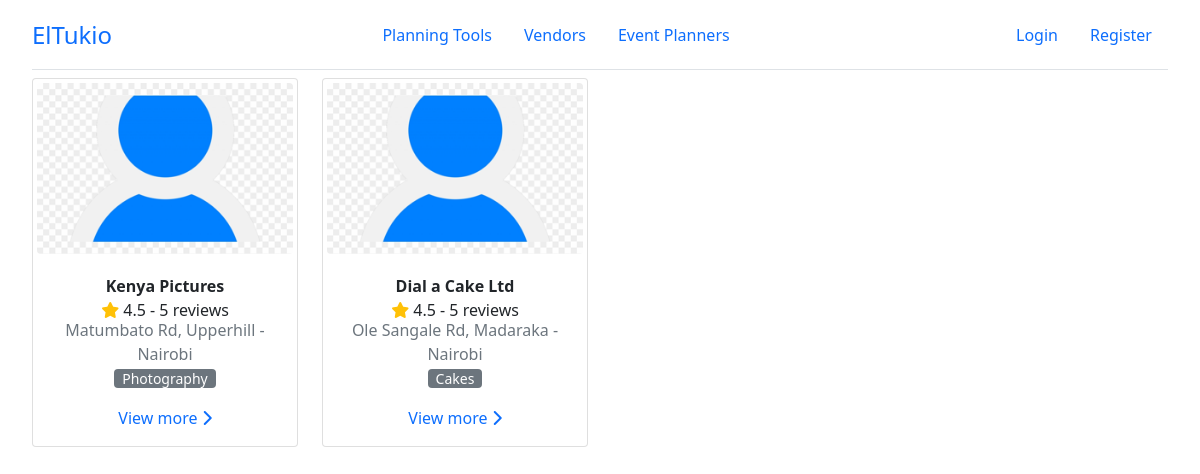
The app's page /vendors/ with its own data.
### el_tukio/models.py (models this page shows, shortened)
class Vendor(models.Model):
    user = models.OneToOneField(User, on_delete=CASCADE, primary_key=True)
    business_name = models.CharField(max_length=100)
    category = models.ForeignKey(VendorCategory, on_delete=SET_NULL, null=True, blank=True, help_text='Select a category for your business.')
    description = models.TextField(max_length=5000, help_text='Brief description of your business')
    services_offered = models.TextField(max_length=5000, help_text='List the particular services your business offers')
    city = models.CharField(max_length=100, help_text='City in which your business is located')
    location = models.CharField(max_length=200, help_text='EG: Ole Sangale Rd, Madaraka')  # street code
    open_hours = models.CharField(max_length=500, default='24/7', help_text='Business service (working) times')
    up_for_business = models.BooleanField(default=True, help_text='Ready to take business at the moment?')

class User(AbstractUser):
    class UserType(models.IntegerChoices):
        ORGANIZER = 0, _('Organizer')
        PLANNER = 1, _('Planner')
        VENDOR = 3, _('Vendor')
        __empty__ = _('(Unkown)')
    user_type = models.SmallIntegerField(blank=True, null=True, choices=UserType.choices)
    phone_number = PhoneNumberField(blank=True, null=True, unique=True)
    profile = models.ImageField(default='default.png', upload_to='profile_pics')
    class Meta:
        ordering = ['last_name', 'first_name']

class VendorCategory(models.Model):
    name = models.CharField( max_length=200, help_text='Select a category (EG: Venues)')

### el_tukio/views/main.py (the view)
# urls.py: path('vendors/', main.vendors, name='vendors'),
def vendors(request):
    context = {'vendors': Vendor.objects.all()}
    return render(request, 'main/vendors.html', context)

### templates/main/vendors.html (shortened to what this page needs)
{% extends 'base.html' %}
{% block body %}
{% include 'components/header.html' %}
<div class="row row-cols-1 row-cols-md-3 row-cols-lg-4">
    {% for vendor in vendors %}
    <div class="col">
        <div class="card h-100">
            <img src="{{ vendor.user.profile.url }}" class="rounded m-1" alt="vendor profile">
            <div class="card-body">
                <div class="fs-6"><strong>{{ vendor.business_name }}</strong></div>
                <div class="rating">
                    <span class="text-warning"><i class="fas fa-star"></i></span>
                    <span class="num">4.5 - 5 reviews</span>
                </div>
                <div class="card-subtitle text-muted">{{ vendor.location }} - {{ vendor.city }}</div>
                <small class="btn-secondary rounded px-2">{{ vendor.category.name }}</small>
                <div class="d-flex justify-content-evenly mt-3">
                    <a href="{% url 'vendor-details' vendor_id=vendor.user_id %}" class="card-link">
						View more
						<i class="fa-solid fa-chevron-right"></i>
					</a>
                </div>
            </div>
        </div>
    </div>
	{% endfor %}
</div>
{% endblock body %}

### static/css/main.css (style rules this page uses)
:root { --tk-dim-header: 70px; }
body { padding: 0 2rem 4rem; text-align: center; }
a { text-decoration: none; cursor: pointer; }

### records on screen
Vendor: user.profile (placeholder picture), business_name "Kenya Pictures", location "Matumbato Rd, Upperhill", city "Nairobi", category.name "Photography"
Vendor: user.profile (placeholder picture), business_name "Dial a Cake Ltd", location "Ole Sangale Rd, Madaraka", city "Nairobi", category.name "Cakes"
